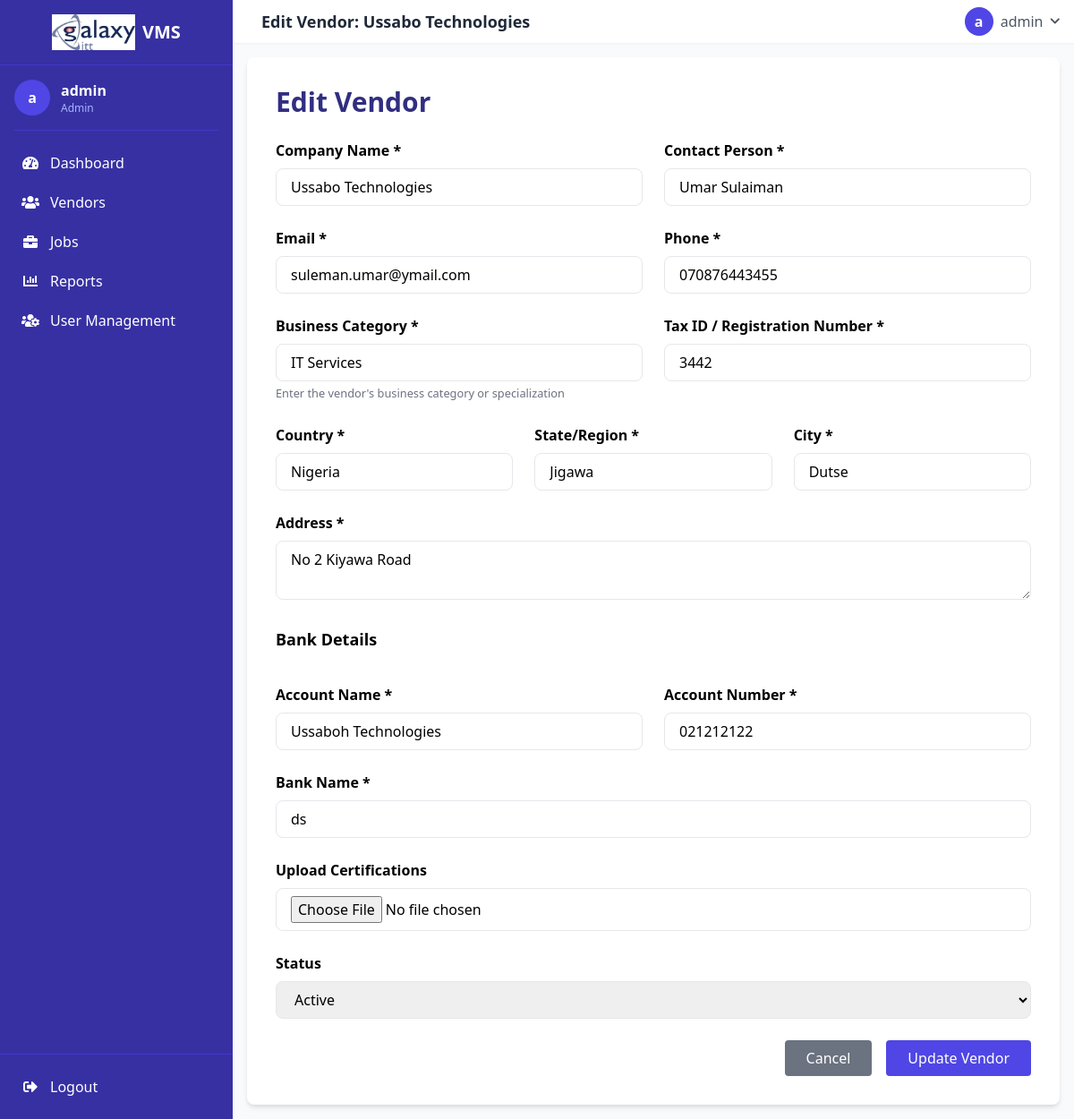
/vendors/edit.php?id=2 (signed in), run on the app's committed database.
### tables this page shows
CREATE TABLE `vendors` (
  `id` int(11) NOT NULL,
  `company_name` varchar(255) NOT NULL,
  `contact_person` varchar(255) NOT NULL,
  `email` varchar(255) NOT NULL,
  `phone` varchar(50) NOT NULL,
  `category` varchar(255) NOT NULL,
  `tax_id` varchar(100) NOT NULL,
  `account_name` varchar(255) DEFAULT NULL,
  `account_number` varchar(100) DEFAULT NULL,
  `bank_name` varchar(255) DEFAULT NULL,
  `certifications_path` varchar(255) DEFAULT NULL,
  `status` enum('active','pending','inactive') DEFAULT 'pending',
  `created_by` int(11) NOT NULL,
  `created_at` timestamp NOT NULL DEFAULT current_timestamp(),
  `updated_at` timestamp NOT NULL DEFAULT current_timestamp() ON UPDATE current_timestamp(),
  `country` varchar(50) DEFAULT NULL,
  `state` varchar(50) DEFAULT NULL,
  `city` varchar(50) DEFAULT NULL,
  `address` text DEFAULT NULL
);

### functions/database.php (called while the page is built, shortened)
<?php
class Database {
    private $connection;
    public function __construct() {
        $this->connection = new mysqli(DB_HOST, DB_USER, DB_PASS, DB_NAME);
    }
    public function query($sql) {
        return $this->connection->query($sql);
    }
    public function escape($value) {
        return $this->connection->real_escape_string($value);
    }
}
function db() {
    static $db = null;
    if ($db === null) {
        $db = new Database();
    }
    return $db;
}

### vendors/edit.php (the view, shortened to what this page needs)
<?php
require_once __DIR__ . '/../functions/database.php';
$db = db();
$vendorId = $db->escape($_GET['id']);
$vendor = $db->query("SELECT * FROM vendors WHERE id = '$vendorId'")->fetch_assoc();
$errors = [];
?>
<div class="bg-white p-8 rounded-lg shadow-md">
    <h1 class="text-3xl font-bold text-indigo-900 mb-6">Edit Vendor</h1>
    <form method="post" enctype="multipart/form-data" class="grid grid-cols-1 md:grid-cols-2 gap-6">
        <div>
            <label class="block mb-2 font-semibold">Company Name *</label>
            <input type="text" name="company_name" value="<?= htmlspecialchars($vendor['company_name']) ?>"
                   class="w-full px-4 py-2 border rounded-lg <?= isset($errors['company_name']) ? 'border-red-500' : '' ?>" required>
        </div>
        <div>
            <label class="block mb-2 font-semibold">Contact Person *</label>
            <input type="text" name="contact_person" value="<?= htmlspecialchars($vendor['contact_person']) ?>"
                   class="w-full px-4 py-2 border rounded-lg" required>
        </div>
        <div>
            <label class="block mb-2 font-semibold">Email *</label>
            <input type="email" name="email" value="<?= htmlspecialchars($vendor['email']) ?>"
                   class="w-full px-4 py-2 border rounded-lg <?= isset($errors['email']) ? 'border-red-500' : '' ?>" required>
        </div>
        <div>
            <label class="block mb-2 font-semibold">Phone *</label>
            <input type="tel" name="phone" value="<?= htmlspecialchars($vendor['phone']) ?>"
                   class="w-full px-4 py-2 border rounded-lg" required>
        </div>
        <div>
            <label class="block mb-2 font-semibold">Business Category *</label>
            <input type="text" name="category" value="<?= htmlspecialchars($vendor['category']) ?>"
                   class="w-full px-4 py-2 border rounded-lg" required>
            <small class="text-gray-500">Enter the vendor's business category or specialization</small>
        </div>
        <div>
            <label class="block mb-2 font-semibold">Tax ID / Registration Number *</label>
            <input type="text" name="tax_id" value="<?= htmlspecialchars($vendor['tax_id']) ?>"
                   class="w-full px-4 py-2 border rounded-lg" required>
        </div>
        <div class="col-span-1 md:col-span-2 grid grid-cols-1 md:grid-cols-3 gap-6">
            <div>
                <label class="block mb-2 font-semibold">Country *</label>
                <input type="text" name="country" value="<?= htmlspecialchars($vendor['country']) ?>"
                    class="w-full px-4 py-2 border rounded-lg" required>
            </div>
            <div>
                <label class="block mb-2 font-semibold">State/Region *</label>
                <input type="text" name="state" value="<?= htmlspecialchars($vendor['state']) ?>"
                    class="w-full px-4 py-2 border rounded-lg" required>
            </div>
            <div>
                <label class="block mb-2 font-semibold">City *</label>
                <input type="text" name="city" value="<?= htmlspecialchars($vendor['city']) ?>"
                    class="w-full px-4 py-2 border rounded-lg" required>
            </div>
        </div>
        <div class="col-span-1 md:col-span-2">
            <label class="block mb-2 font-semibold">Address *</label>
            <textarea name="address" class="w-full px-4 py-2 border rounded-lg" rows="2" required><?=
                htmlspecialchars($vendor['address']) ?></textarea>
        </div>
        <div class="col-span-1 md:col-span-2">
            <h3 class="text-lg font-semibold mb-3">Bank Details</h3>
        </div>
        <div>
            <label class="block mb-2 font-semibold">Account Name *</label>
            <input type="text" name="account_name" value="<?= htmlspecialchars($vendor['account_name']) ?>"
                   class="w-full px-4 py-2 border rounded-lg" required>
        </div>
        <div>
            <label class="block mb-2 font-semibold">Account Number *</label>
            <input type="text" name="account_number" value="<?= htmlspecialchars($vendor['account_number']) ?>"
                   class="w-full px-4 py-2 border rounded-lg" required>
        </div>
        <div class="col-span-1 md:col-span-2">
            <label class="block mb-2 font-semibold">Bank Name *</label>
            <input type="text" name="bank_name" value="<?= htmlspecialchars($vendor['bank_name']) ?>"
                   class="w-full px-4 py-2 border rounded-lg" required>
        </div>
        <div class="col-span-1 md:col-span-2">
            <label class="block mb-2 font-semibold">Upload Certifications</label>
            <input type="file" name="certifications" class="w-full px-4 py-2 border rounded-lg">
        </div>
        <div class="col-span-1 md:col-span-2">
            <label class="block mb-2 font-semibold">Status</label>
            <select name="status" class="w-full px-4 py-2 border rounded-lg">
                <option value="active" <?= $vendor['status'] === 'active' ? 'selected' : '' ?>>Active</option>
            </select>
        </div>
        <div class="col-span-1 md:col-span-2 flex justify-end gap-4">
            <a href="view.php?id=<?= $vendor['id'] ?>" class="bg-gray-500 text-white px-6 py-2 rounded hover:bg-gray-600">
                Cancel
            </a>
            <button type="submit" class="bg-indigo-600 text-white px-6 py-2 rounded hover:bg-indigo-700">
                Update Vendor
            </button>
        </div>
    </form>
</div>
<?php
$pageTitle = "Edit Vendor: " . $vendor['company_name'];
include __DIR__ . '/../includes/header.php';
?>

### includes/navbar.php (shortened to what this page needs)
<nav class="px-4 py-2 flex items-center justify-between">
    <div class="flex items-center">
        <h2 class="text-lg font-semibold text-gray-800 ml-4"><?= $pageTitle ?? 'Vendor Management System' ?></h2>
    </div>
    <div class="flex items-center space-x-4">
        <div class="relative">
            <button class="flex items-center space-x-2 text-gray-600 hover:text-indigo-600" id="user-menu-button">
                <div class="w-8 h-8 rounded-full bg-indigo-600 flex items-center justify-center text-white font-bold">
                    <?= substr($_SESSION['username'] ?? 'U', 0, 1) ?>
                </div>
                <span class="hidden md:inline"><?= $_SESSION['username'] ?? 'User' ?></span>
                <i class="fas fa-chevron-down text-xs"></i>
            </button>
        </div>
    </div>
</nav>

### data on the page
vendors: company_name "Edit Vendor: Ussabo Technologies", company_name "Ussabo Technologies", contact_person "Umar Sulaiman", email "suleman.umar@ymail.com", phone "070876443455", category "IT Services", tax_id "3442", country "Nigeria", state "Jigawa", city "Dutse", address "No 2 Kiyawa Road", account_name "Ussaboh Technologies", account_number "021212122", bank_name "ds", status "Active"

### other printed values
substr($_SESSION['username'] ?? 'U', 0, 1) "a"
$_SESSION['username'] "admin"
$_SESSION['role'] "Admin"
